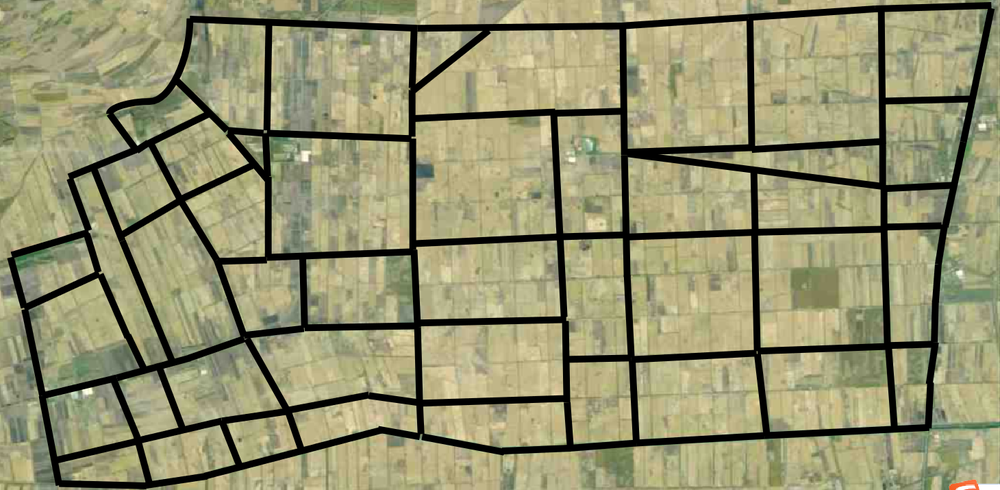
#> input picture example/pic7.png, 1000 x 490 px, shrunk from 1460 x 715 before the run, found by its file name
$ python gen_bin.py
#> lines starting #> are read from the running program, lines starting #| are printed output that depends on the picture; after the words box and inside, x2 and y2 are one past the last pixel; in counts of white or black regions, pixels touching at a corner belong together
import numpy as np
import cv2

img = cv2.imread('pic7.png')
#> img is the input picture: shape (490, 1000, 3); mean B, G, R 112, 147.4, 149
img = cv2.cvtColor(img, cv2.COLOR_RGB2GRAY)
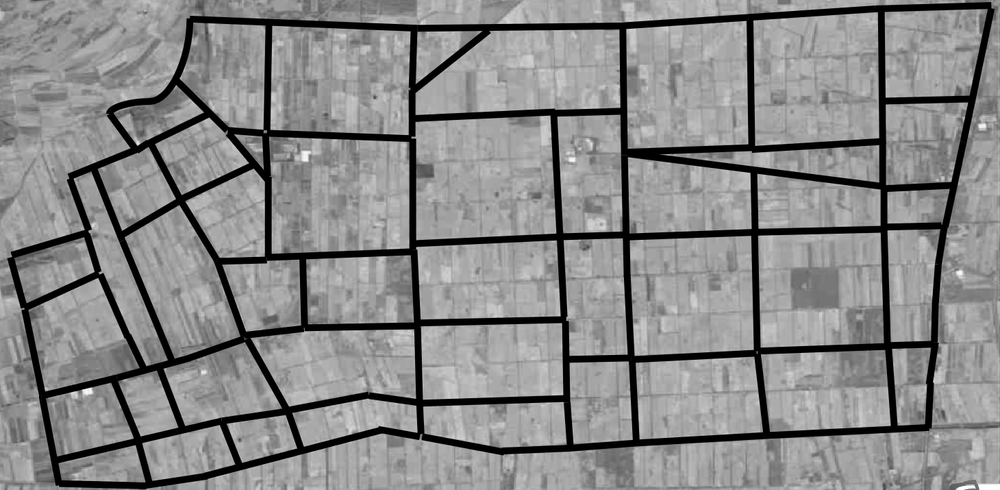
#> img: shape (490, 1000); min 0, max 255, mean 136.9

# cv2.imwrite("pic6_grey.png", img)

ret, thresh = cv2.threshold(img, 10, 255, cv2.THRESH_BINARY)
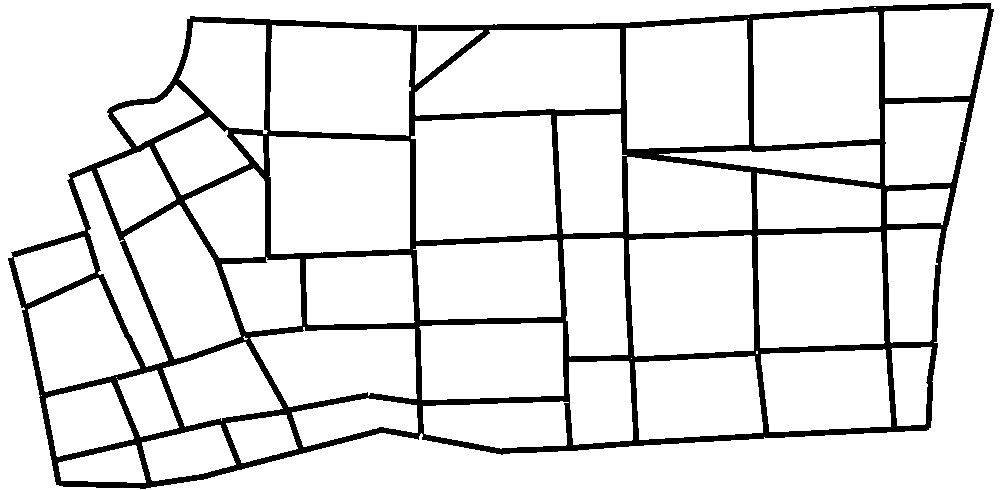
#> thresh: shape (490, 1000); 89% white; 1 black region, box (x1, y1, x2, y2) and area: (8, 3, 994, 489) 53991

cv2.imwrite("pic7_bin.png", thresh)
